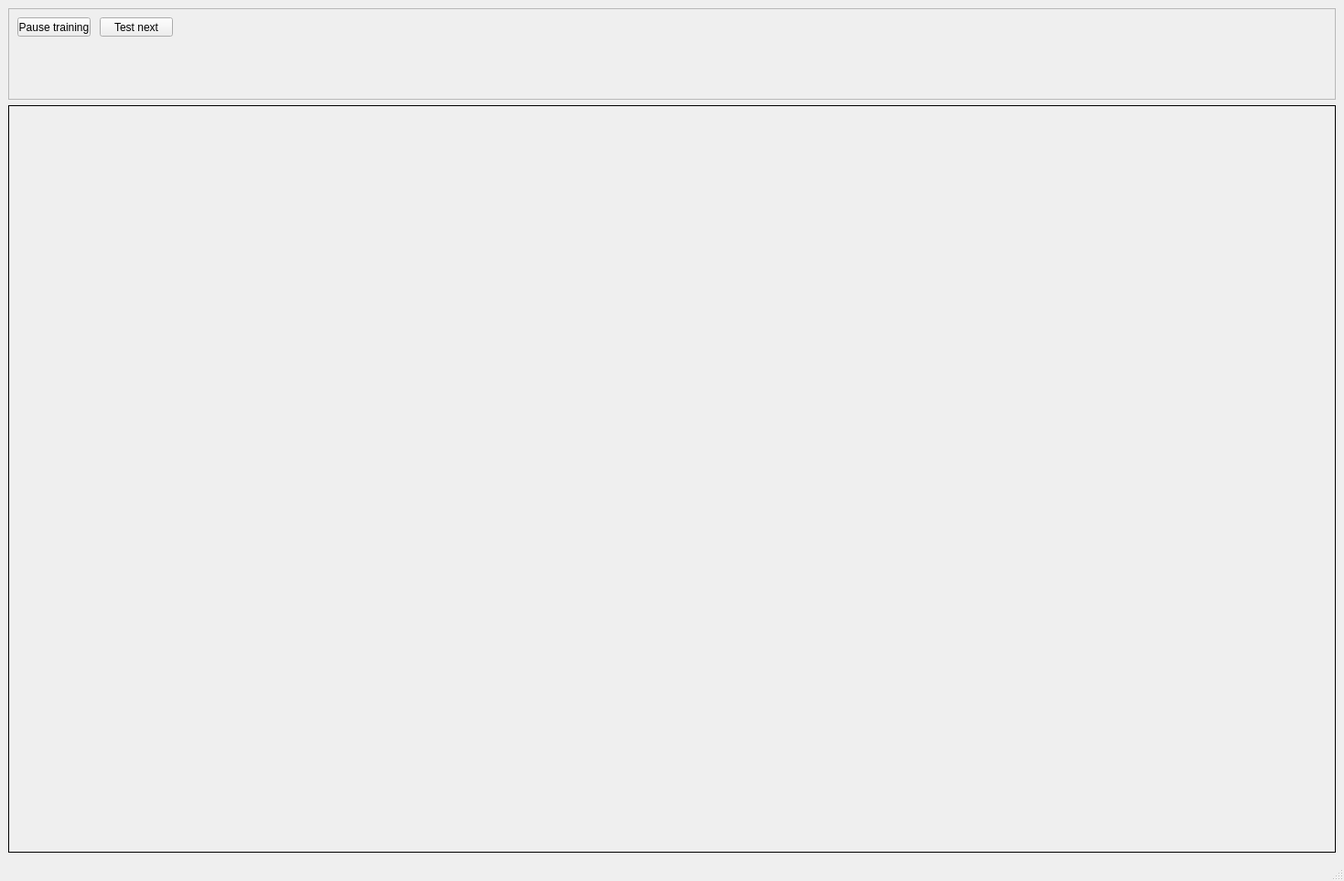
<?xml version="1.0" encoding="UTF-8"?>
<ui version="4.0">
 <class>MainWindow</class>
 <widget class="QMainWindow" name="MainWindow">
  <property name="geometry">
   <rect>
    <x>0</x>
    <y>0</y>
    <width>1469</width>
    <height>963</height>
   </rect>
  </property>
  <property name="windowTitle">
   <string>MainWindow</string>
  </property>
  <widget class="QWidget" name="centralwidget">
   <layout class="QGridLayout" name="gridLayout">
    <item row="1" column="0">
     <widget class="QFrame" name="canvasWidget">
      <property name="frameShape">
       <enum>QFrame::Box</enum>
      </property>
      <property name="frameShadow">
       <enum>QFrame::Plain</enum>
      </property>
     </widget>
    </item>
    <item row="0" column="0">
     <widget class="QFrame" name="frame">
      <property name="maximumSize">
       <size>
        <width>16777215</width>
        <height>100</height>
       </size>
      </property>
      <property name="frameShape">
       <enum>QFrame::StyledPanel</enum>
      </property>
      <property name="frameShadow">
       <enum>QFrame::Raised</enum>
      </property>
      <widget class="QPushButton" name="pauseTraining_pushButton">
       <property name="geometry">
        <rect>
         <x>10</x>
         <y>10</y>
         <width>80</width>
         <height>21</height>
        </rect>
       </property>
       <property name="text">
        <string>Pause training</string>
       </property>
      </widget>
      <widget class="QPushButton" name="testNext_pushButton">
       <property name="geometry">
        <rect>
         <x>100</x>
         <y>10</y>
         <width>80</width>
         <height>21</height>
        </rect>
       </property>
       <property name="text">
        <string>Test next</string>
       </property>
      </widget>
     </widget>
    </item>
   </layout>
  </widget>
  <widget class="QMenuBar" name="menubar">
   <property name="geometry">
    <rect>
     <x>0</x>
     <y>0</y>
     <width>1469</width>
     <height>20</height>
    </rect>
   </property>
  </widget>
  <widget class="QStatusBar" name="statusbar"/>
 </widget>
 <resources/>
 <connections/>
</ui>
